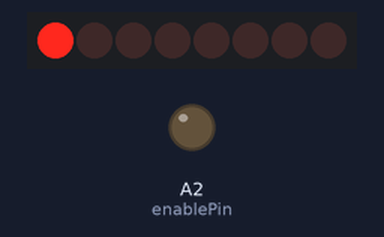
Bench run of a sketch on a simulated Arduino Uno, built with avr-gcc and run on an emulated ATmega328P. On the bench: 8 shift-register outputs drawn as a row of LEDs (first output left, lit = HIGH), output pins drawn as LEDs (lit = HIGH). Wiring (inferred from the names in the program): shift register (74HC595): data A1; shift clock A4; latch A3. Wiring (inferred from the signals the program sends): row of LEDs: on Q0, Q1, Q2, Q3, Q4, Q5, Q6, Q7. Pins used as bus, display or sensor lines are not drawn.

Above: at 1.6 s.
At 6.1 s:
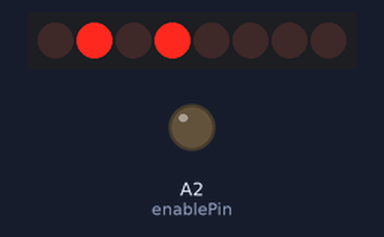
At 11.1 s:
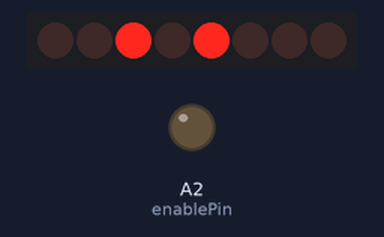
At 20.6 s:
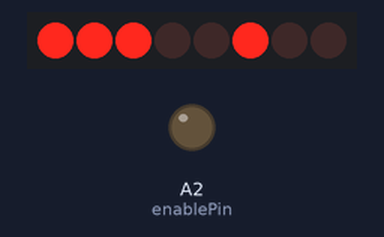
At 30.1 s:
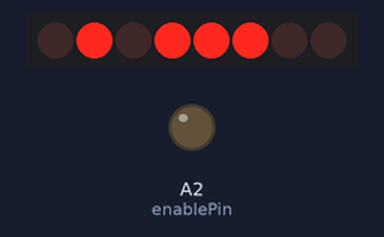
At 39.75 s:
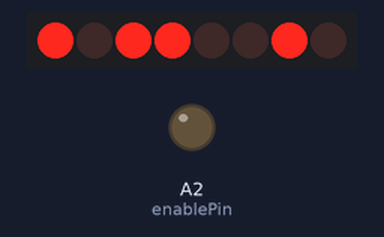
Timing chart, 0 to 40.0 s (numbered marks = the images above):
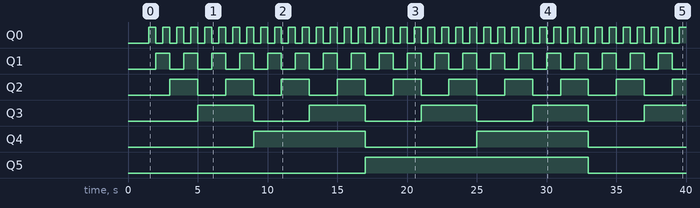

The sketch:

led_test.ino
```cpp
#define NUM_LEDS     8

// duration to pause
int delayTime = 1000;

const int dataPin = A1; //shiftRegister pin 14 (red wire)
const int enablePin = A2; //shiftRegister pin 13 (orange wire)
const int clockPin = A4; //shiftRegister pin 12 (blue wire)
const int latchPin = A3; //shiftRegister pin 11(purple wire)

void setup ()
{
  // Setup pins as Outputs
  pinMode(latchPin, OUTPUT);
  pinMode(clockPin, OUTPUT);
  pinMode(dataPin, OUTPUT);
  pinMode(enablePin, OUTPUT);

  digitalWrite(enablePin, HIGH);
}

void loop() {
  // Count from 0 to 255 and display in binary
  digitalWrite(enablePin, LOW);
  digitalWrite(latchPin, LOW);

  // Shift out the bits
  shiftOut(dataPin, clockPin, MSBFIRST, 0x00);

  // ST_CP HIGH change LEDs
  digitalWrite(latchPin, HIGH);
  delay(1000);

  for (int numberToDisplay = 0; numberToDisplay < 256; numberToDisplay++) {

    // ST_CP LOW to keep LEDs from changing while reading serial data
    digitalWrite(enablePin, LOW);
    digitalWrite(latchPin, LOW);

    // Shift out the bits
    shiftOut(dataPin, clockPin, MSBFIRST, numberToDisplay);

    // ST_CP HIGH change LEDs
    digitalWrite(latchPin, HIGH);

    delay(500);
  }
}
```

Measured:
- by itself, Q0: alternates HIGH for 0.50 s and LOW for 0.50 s
- by itself, Q1: alternates HIGH for 1.0 s and LOW for 1.0 s
- by itself, Q2: alternates HIGH for 2.0 s and LOW for 2.0 s
- by itself, Q3: alternates HIGH for 4.0 s and LOW for 4.0 s
- by itself, Q4: alternates HIGH for 8.0 s and LOW for 8.0 s
- by itself, Q5: LOW → HIGH at 17.0 s, → LOW 16.0 s later
